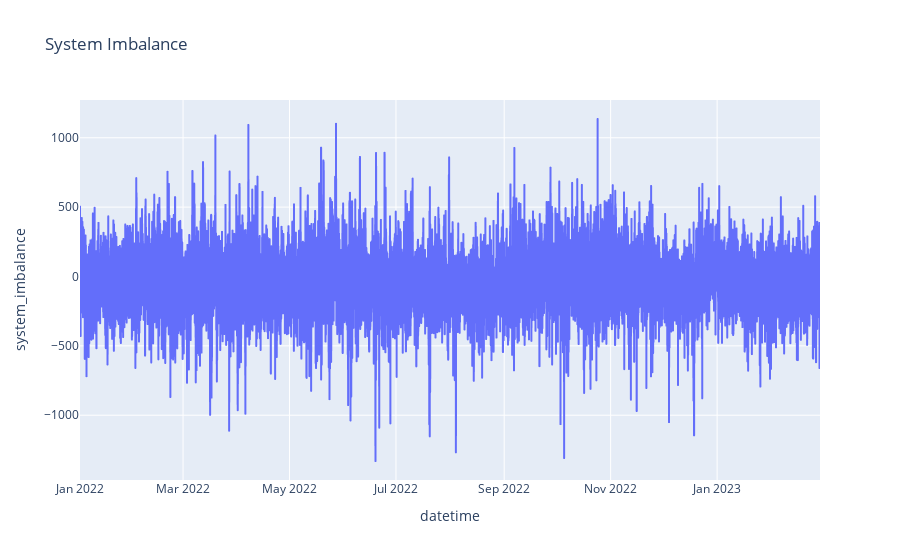

The notebook cell saved with this chart:
### Code cell
import plotly.express as px

# Create an interactive time series plot
fig = px.line(data_raw, x='datetime', y='system_imbalance', title='System Imbalance')
fig.show()

### Figure 1 — Plotly figure (JSON) as saved in the notebook; plotly's stock layout.template omitted (floating-point values rounded to 4 significant figures; data arrays with more than 128 entries replaced by an {"elided": "..."} marker saying what was removed)
{"data": [{"hovertemplate": "datetime=%{x}<br>system_imbalance=%{y}<extra></extra>", "legendgroup": "", "line": {"color": "#636efa", "dash": "solid"}, "marker": {"symbol": "circle"}, "mode": "lines", "name": "", "showlegend": false, "type": "scattergl", "x": {"elided": "40704 str values"}, "xaxis": "x", "y": {"elided": "40704 float values"}, "yaxis": "y"}], "layout": {"legend": {"tracegroupgap": 0}, "title": {"text": "System Imbalance"}, "xaxis": {"anchor": "y", "domain": [0, 1], "title": {"text": "datetime"}}, "yaxis": {"anchor": "x", "domain": [0, 1], "title": {"text": "system_imbalance"}}}}
